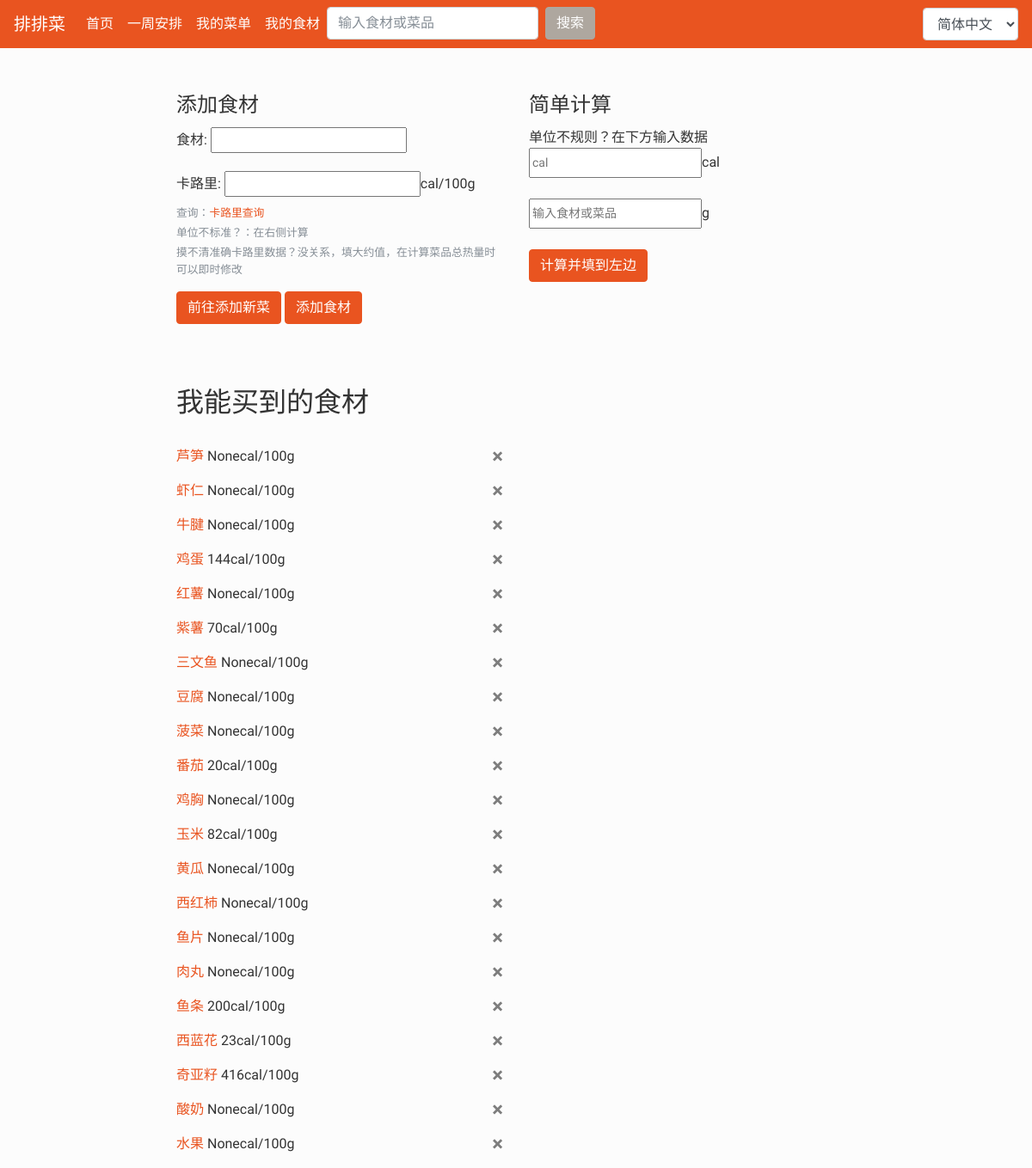
Screenshot of /ingredient/ (signed in) with the database file from the repository.
### AutoGener/models.py (models this page shows, shortened)
class CanGet(models.Model):
    userid = models.IntegerField()
    name = models.CharField(max_length=10)
    cal = models.PositiveIntegerField(blank=True, null=True)

### AutoGener/views.py (the view, shortened to what this page needs)
# urls.py: path('ingredient/', views.get_ingredient, name='ingredient')
@login_required
def get_ingredient(request):
    form = IngredientForm(auto_id="ingre_%s")
    ingredientlist = CanGet.objects.filter(userid=request.user.id)
    duplicate = ''
    context = {'ingredientlist': ingredientlist, 'form': form, 'duplicate': duplicate}
    return render(request, 'AutoGener/ingredientform.html', context)

### AutoGener/forms.py
class IngredientForm(forms.ModelForm):
    name = forms.CharField(max_length=10)
    cal = forms.NumberInput()
    class Meta:
        model = CanGet
        fields = ['name', 'cal']
        labels = {
            'name': '食材'
        }

### templates/AutoGener/ingredientform.html (shortened to what this page needs)
{% extends 'base.html' %}
{% load i18n %}
{% block main %}
<div class = "dishBlock">
  <form action="/ingredient/" method="post">
    <fieldset>
      <legend>{% trans "添加食材" %}</legend>
      <div class="form-group">
        <label for="exampleInputPassword1">{% trans "食材" %}:</label>
        {{ form.name }}
      </div>
      <div class="form-group">
        <label for="exampleInputPassword1">{% trans "卡路里" %}:</label>
        {{ form.cal }}cal/100g
        <small id="fileHelp" class="form-text text-muted">
          {% trans "查询" %}：<a href="http://www.boohee.com/food/" target="_blank">{% trans "卡路里查询" %}</a>
        </small>
        <small id="fileHelp" class="form-text text-muted">{% trans "单位不标准？：在右侧计算" %}</small>
        <small id="fileHelp" class="form-text text-muted">
          {% trans "摸不清准确卡路里数据？没关系，填大约值，在计算菜品总热量时可以即时修改" %}
        </small>
      </div>
      <a class="btn btn-primary" target="_blank" href="{% url 'AutoGener:dish' %}" >{% trans "前往添加新菜" %}</a>
      <button type="submit" class="btn btn-primary">{% trans "添加食材" %}</button>
    </fieldset>
  </form>
</div>
<br>
<br>
<br>
<div>
  <div>
  <h2>{% trans "我能买到的食材" %}</h2>
  <br>
  {% for ingre in ingredientlist %}
        <p> <a href="{% url 'AutoGener:dish_detail' ingre.name %}">{{ ingre.name }}</a> {{ ingre.cal }}cal/100g
          <a class="close" href="{% url 'AutoGener:ingre_delete' ingre.name %}" >&times;</a>
        </p>
  {% empty %}
    <div><p>{% trans "还没有食材哦" %}！</p></div>
  {% endfor %}
    </div>
</div>
{% endblock %}
{% block side %}
  <div>
  <legend>{% trans "简单计算" %}</legend>
    <p>{% trans "单位不规则？在下方输入数据" %}
    <br>
    <input id="calo" class="col-form-label col-form-label-sm" placeholder="cal" />cal
    <br>
    <br>
    <input id="weight" class="col-form-label col-form-label-sm" placeholder="{% trans '输入食材或菜品' %}" />g
    <br>
    <br>
    <button class="btn btn-primary" id="calculate" >{% trans "计算并填到左边" %}</button>
  </div>
{% endblock %}

### rows the page displays
CanGet: name "芦笋", cal "None"
CanGet: name "虾仁", cal "None"
CanGet: name "牛腱", cal "None"
CanGet: name "鸡蛋", cal "144"
CanGet: name "红薯", cal "None"
CanGet: name "紫薯", cal "70"
CanGet: name "三文鱼", cal "None"
CanGet: name "豆腐", cal "None"
CanGet: name "菠菜", cal "None"
CanGet: name "番茄", cal "20"
CanGet: name "鸡胸", cal "None"
CanGet: name "玉米", cal "82"
CanGet: name "黄瓜", cal "None"
CanGet: name "西红柿", cal "None"
CanGet: name "鱼片", cal "None"
CanGet: name "肉丸", cal "None"
CanGet: name "鱼条", cal "200"
CanGet: name "西蓝花", cal "23"
CanGet: name "奇亚籽", cal "416"
CanGet: name "酸奶", cal "None"
CanGet: name "水果", cal "None"

### other values shown
form field language "简体中文"
